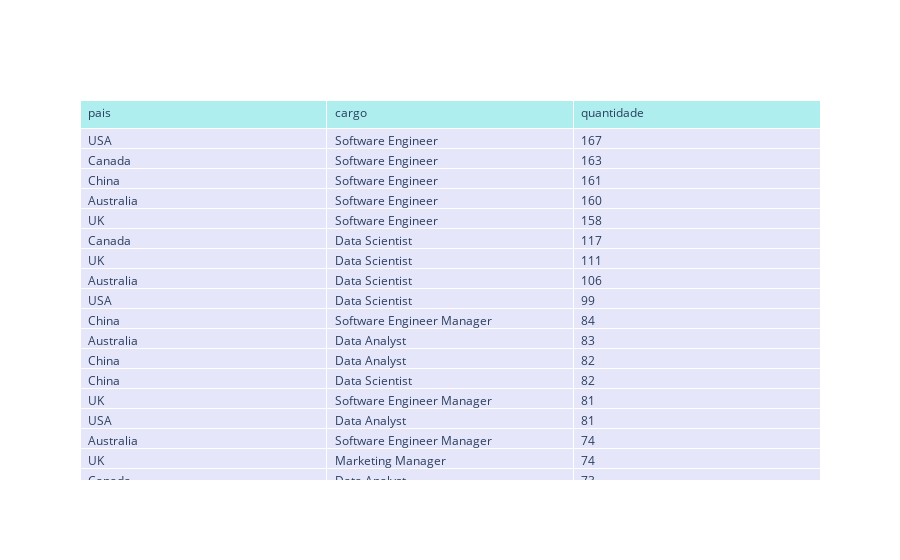

The notebook cell saved with this chart:
### Markdown cell above
### Indicador 3: Qual a distribuição de empregos por país?
1. Para atender o seguinte indicador foi utilizada a consulta sql armazenada na variável `query`. Na qual, retorna a contagem de cargos agrupados por país e cargo de forma decrescente.
2. A instrução `sql` executa a consulta em cima do dataset armazenado na variável `tbl` e armazena na variável `result`.
3. A função `_go.Figure` faz a construção de uma figura de uma tabela, onde os dados são armazenados na variável `result`, o cabeçalho recebe uma lista dos nomes das colunas contida no objeto `tbl`.
4. As células recebem uma lista de objetos do tipo `pandas.Series` no qual representam as colunas país, cargo e contagens de cargo por país.
5. A chamada `fig.show()` faz a figura aparecer na tela.

OBS: os parâmetros `fill_color` e `align` definem o esquema de cor e o alinhamento do texto respectivamente.

### Code cell
query = """
    SELECT pais, cargo, COUNT(cargo) quantidade
    FROM  dataset 
    GROUP BY pais, cargo
    ORDER BY 3 DESC
"""

result = sql(query, env={'dataset': tbl})
fig = _go.Figure(data=[_go.Table(
    header=dict(values=list(result.columns),
                fill_color='paleturquoise',
                align='left'),
    cells=dict(values=[result['pais'], result['cargo'], result['quantidade']],
               fill_color='lavender',
               align='left'))
])
fig.show()

### Figure 1 — Plotly figure (JSON) as saved in the notebook; plotly's stock layout.template omitted (floating-point values rounded to 4 significant figures; data arrays with more than 128 entries replaced by an {"elided": "..."} marker saying what was removed)
{"data": [{"cells": {"align": "left", "fill": {"color": "lavender"}, "values": {"elided": "3x354 mixed values"}}, "header": {"align": "left", "fill": {"color": "paleturquoise"}, "values": ["pais", "cargo", "quantidade"]}, "type": "table"}], "layout": {}}
